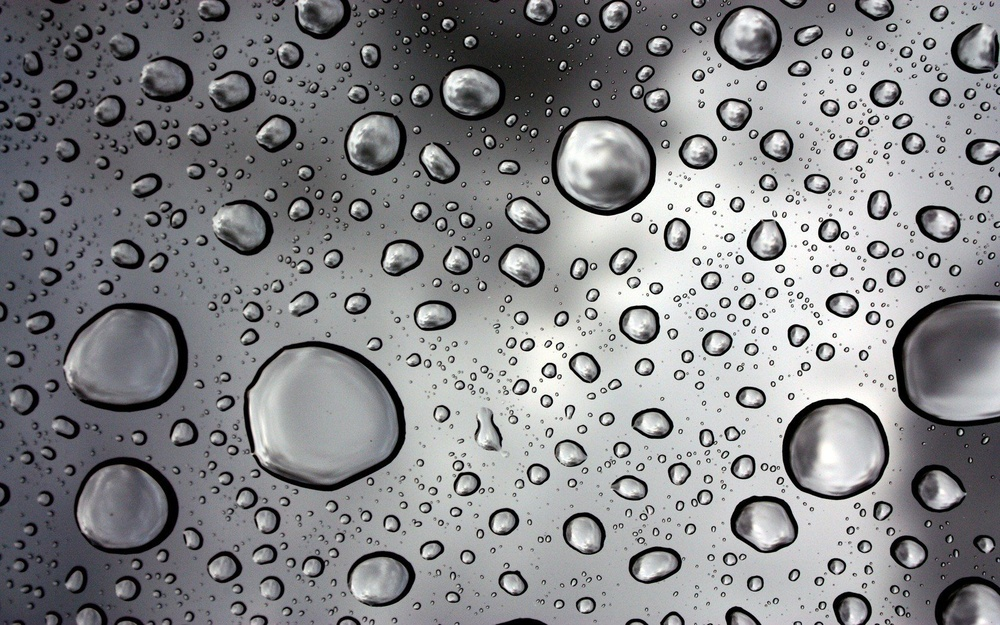
#> input picture images/input.jpg, 1000 x 625 px, shrunk from 1680 x 1050 before the run
$ python -i contour_detection.py   (imports and definitions only)
#> lines starting #> are read from the running program, lines starting #| are printed output that depends on the picture; after the words box and inside, x2 and y2 are one past the last pixel; in counts of white or black regions, pixels touching at a corner belong together
#> further down, picture is the input picture: shape (625, 1000, 3); mean B, G, R 137.2, 134.6, 134.1
import cv2
import numpy as np
from PIL import Image

def detect_contours(image):
    gray_image = cv2.cvtColor(image, cv2.COLOR_BGR2GRAY)

    # Apply a Gaussian blur to the image
    blurred_image = cv2.GaussianBlur(gray_image, (5, 5), 0)

    # Detect edges using Canny edge detection
    edges = cv2.Canny(blurred_image, 50, 150)
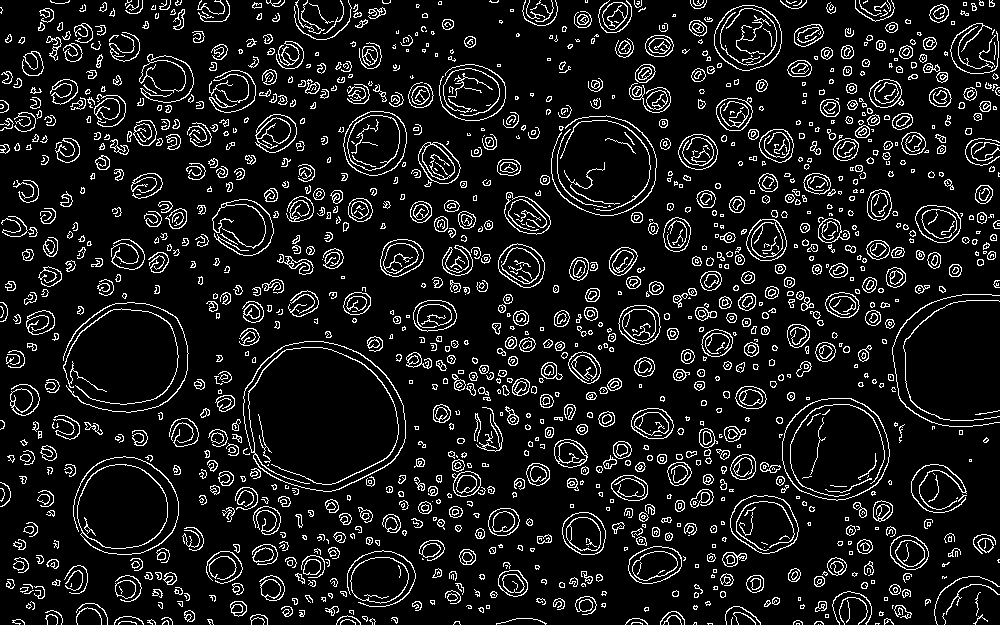
#> edges: shape (625, 1000); 10.1% white in thin lines or dots

    # Find contours
    contours, _ = cv2.findContours(edges, cv2.RETR_EXTERNAL, cv2.CHAIN_APPROX_SIMPLE)
#> contours = 1326 contours, 802 with area under 20; largest, box (x1, y1, x2, y2) and area: (243, 341, 406, 492) 18928, (782, 398, 890, 501) 8692, (73, 456, 179, 555) 6094, (714, 5, 782, 71) 3398, (343, 111, 407, 176) 3198

    return contours

>>> import cv2
>>> picture = cv2.imread('../images/input.jpg')
>>> result = detect_contours(picture)
#> result has the same summary as contours in detect_contours
